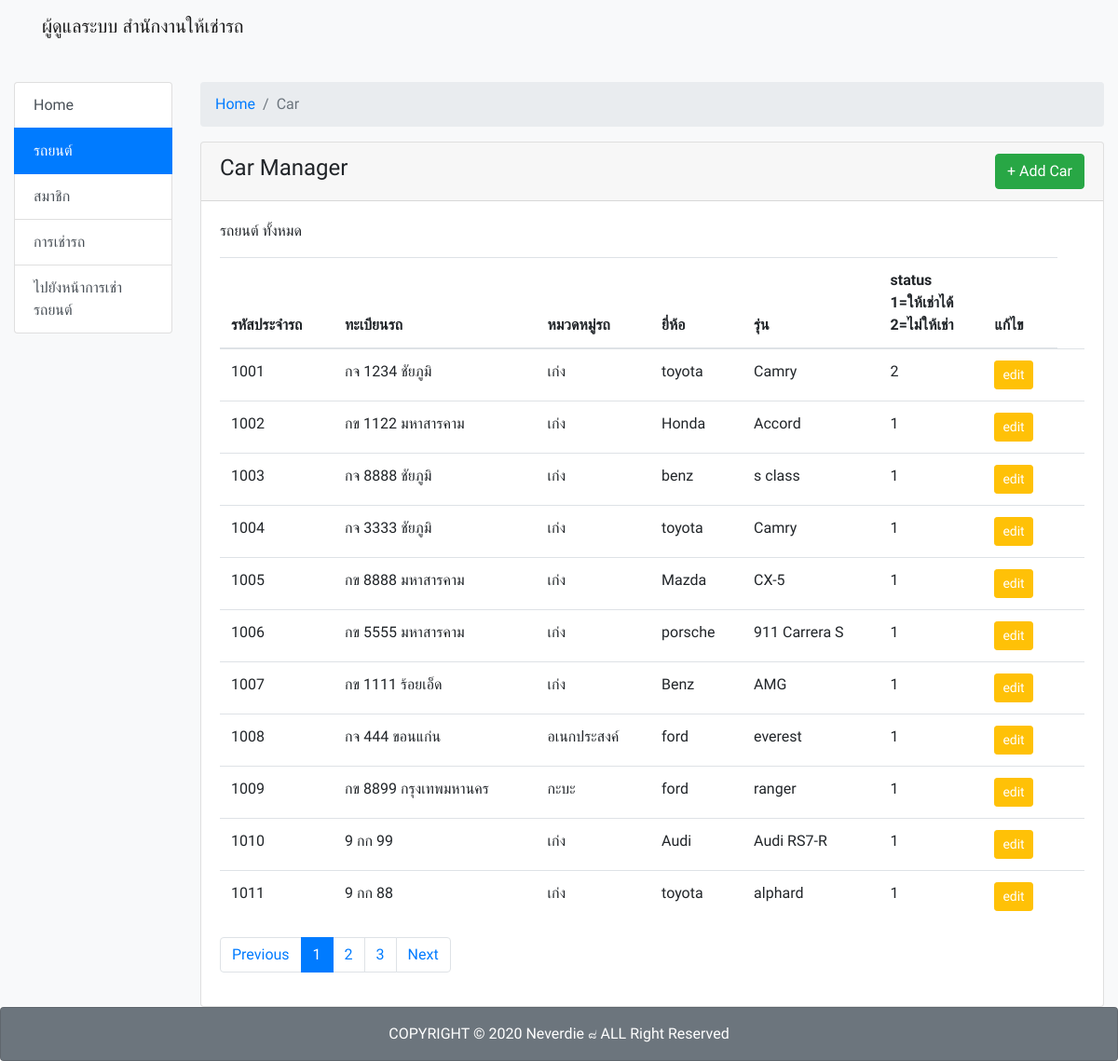
Page /admin/car/index.php on the committed database.
### tables this page shows
CREATE TABLE `cars` (
  `id` int(11) NOT NULL,
  `carid` int(11) NOT NULL,
  `carreg` varchar(255) NOT NULL,
  `category` varchar(255) NOT NULL,
  `brand` varchar(255) NOT NULL,
  `gen` varchar(255) NOT NULL,
  `status` varchar(255) NOT NULL
);

### admin/car/index.php (the view, shortened to what this page needs)
<?php
include_once('../../php/connect.php');
?>
<!DOCTYPE html>
<html lang="en">
<head>
    <link rel="stylesheet" href="../../node_modules/bootstrap/dist/css/bootstrap.min.css">
</head>
<body>
    <?php include_once('../includes/navbar.php') ?>
    <section class="bg-light min-vh-100">
		<br><br><br>
		<div class="container-fluid">
			<div class="row mt-3">
				<div class="col-sm-3 col-md-2">
					<div class="list-group">
						<a href="../index.php" class="list-group-item list-group-item-action">Home</a>
						<a href="#" class="list-group-item list-group-item-action active">รถยนต์</a>
						<a href="../user" class="list-group-item list-group-item-action">สมาชิก</a>
						<a href="../rental" class="list-group-item list-group-item-action">การเช่ารถ</a>
						<a href="../../index.php" class="list-group-item list-group-item-action">ไปยังหน้าการเช่ารถยนต์</a>
					</div>
				</div>
				<div class="col">
					<nav aria-label="breadcrumb">
						<ol class="breadcrumb">
							<li class="breadcrumb-item"><a href="#">Home</a></li>
							<li class="breadcrumb-item active" aria-current="page">Car</li>
						</ol>
					</nav>
					<div class="row mt-3">
						<div class="col">
							<div class="card">
								<div class="card-header d-flex justify-content-between align-items-center">
									<h4>Car Manager</h4>
									<div class="d-flex">
										<a class="btn btn-success" href="create.php" role="button">+ Add Car</a>
									</div>
								</div>
								<div class="card-body">
									<p>รถยนต์ ทั้งหมด</p>
									<?php
										$sql = "SELECT * FROM `cars`";
										$result = $conn->query($sql);
									?>
									<table class="table">
										<thead>
											<tr>
												<th scope="col">รหัสประจำรถ</th>
												<th scope="col">ทะเบียนรถ</th>
												<th scope="col">หมวดหมู่รถ</th>
												<th scope="col">ยี่ห้อ</th>
												<th scope="col">รุ่น</th>
												<th scope="col">status<br>1=ให้เช่าได้<br>2=ไม่ให้เช่า</th>
												<th scope="col">แก้ไข</th>
											</tr>
										</thead>
										<tbody>
										<?php
											while ($row = $result->fetch_assoc()) {
										?>
											<tr>
												<td><?php echo $row['carid']; ?></td>
												<td><?php echo $row['carreg']; ?></td>
												<td><?php echo $row['category']; ?></td>
												<td><?php echo $row['brand']; ?></td>
												<td><?php echo $row['gen']; ?></td>
                            					<td><?php echo $row['status']; ?></td>
												<td>
												<a href="form-edit.php?id=<?php echo $row['id']; ?>" class="btn btn-sm btn-warning text-white">
													<i class="fas fa-edit"></i> edit
												</a>
												</td>
												<td>
												</td>
											</tr>
										<?php } ?>
										</tbody>
									</table>
									<nav aria-label="Page navigation example">
										<ul class="pagination">
											<li class="page-item"><a class="page-link" href="#">Previous</a></li>
											<li class="page-item active"><a class="page-link" href="#">1</a></li>
											<li class="page-item"><a class="page-link" href="#">2</a></li>
											<li class="page-item"><a class="page-link" href="#">3</a></li>
											<li class="page-item"><a class="page-link" href="#">Next</a></li>
										</ul>
									</nav>
								</div>
							</div>
						</div>
					</div>
				</div>
			</div>
		</div>
	</section>
    <?php include_once('../includes/footer.php') ?>
</body>
</html>

### admin/car/index.php (style rules this page uses)
body,section { font-family: 'Prompt', sans-serif; }

### rows in the picture
cars: carid "1001", carreg "กจ 1234 ชัยภูมิ", category "เก่ง", brand "toyota", gen "Camry", status "2"
cars: carid "1002", carreg "กข 1122 มหาสารคาม", category "เก่ง", brand "Honda", gen "Accord", status "1"
cars: carid "1003", carreg "กจ 8888 ชัยภูมิ", category "เก่ง", brand "benz", gen "s class", status "1"
cars: carid "1004", carreg "กจ 3333 ชัยภูมิ", category "เก่ง", brand "toyota", gen "Camry", status "1"
cars: carid "1005", carreg "กข 8888 มหาสารคาม", category "เก่ง", brand "Mazda", gen "CX-5", status "1"
cars: carid "1006", carreg "กข 5555 มหาสารคาม", category "เก่ง", brand "porsche", gen "911 Carrera S", status "1"
cars: carid "1007", carreg "กข 1111 ร้อยเอ็ด", category "เก่ง", brand "Benz", gen "AMG", status "1"
cars: carid "1008", carreg "กจ 444 ขอนแก่น", category "อเนกประสงค์", brand "ford", gen "everest", status "1"
cars: carid "1009", carreg "กข 8899 กรุงเทพมหานคร", category "กะบะ", brand "ford", gen "ranger", status "1"
cars: carid "1010", carreg "9 กก 99", category "เก่ง", brand "Audi", gen "Audi RS7-R", status "1"
cars: carid "1011", carreg "9 กก 88", category "เก่ง", brand "toyota", gen "alphard", status "1"
